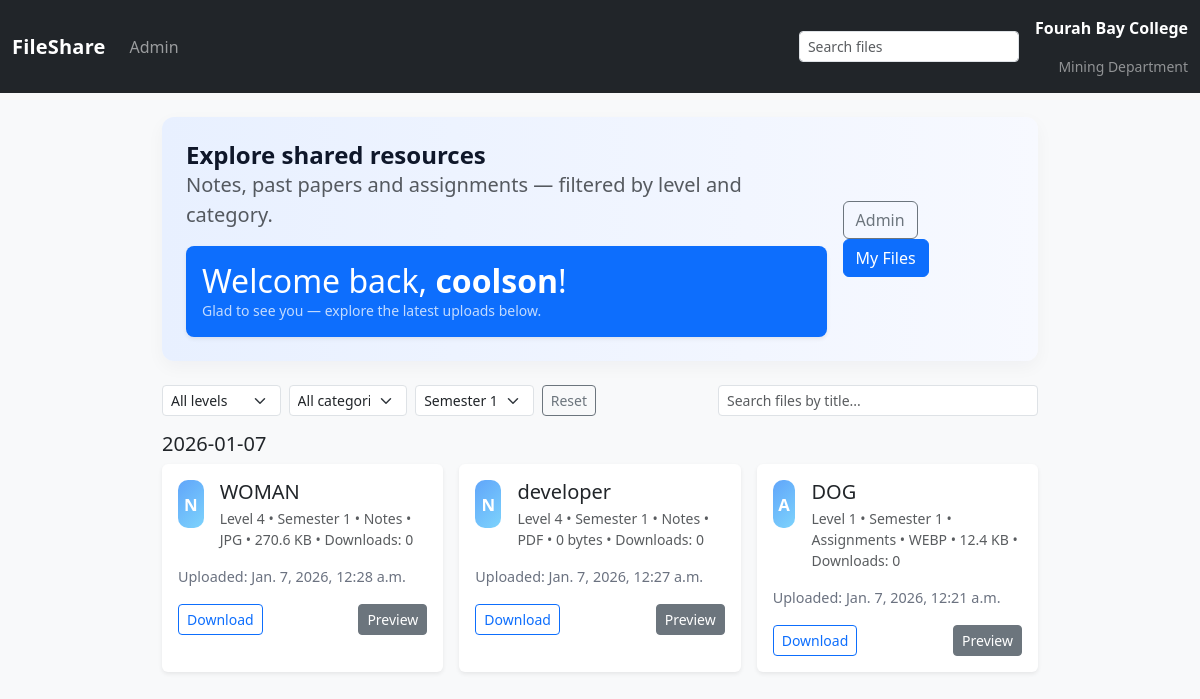
The app's page /semester/1/ (signed in) with its own data.
### files/models.py (models this page shows, shortened)
class FileUpload(models.Model):
    title = models.CharField(max_length=255)
    level = models.PositiveSmallIntegerField(choices=LEVEL_CHOICES, default=1)
    file = models.FileField(upload_to='uploads/')
    category = models.CharField(max_length=20, choices=CATEGORY_CHOICES, default='notes')
    uploaded_at = models.DateTimeField(auto_now_add=True)
    semester = models.PositiveSmallIntegerField(choices=SEMESTER_CHOICES, default=1)
    uploaded_by = models.ForeignKey(User, null=True, blank=True, on_delete=models.SET_NULL)
    archived = models.BooleanField(default=False)
    download_count = models.PositiveIntegerField(default=0)
    @property
    def file_type(self):
        try:
            return os.path.splitext(self.file.name)[1].lstrip('.').lower()
        except Exception:
            return ''
    @property
    def file_size(self):
        try:
            return self.file.size or 0
        except Exception:
            return 0
    @property
    def file_size_display(self):
        size = self.file_size
        for unit in ['bytes', 'KB', 'MB', 'GB']:
            if size < 1024 or unit == 'GB':
                if unit == 'bytes':
                    return f"{size} {unit}"
                return f"{size:.1f} {unit}"
            size = size / 1024.0
        return f"{self.file_size} bytes"

### files/views.py (the view, shortened to what this page needs)
# urls.py: path('semester/<int:semester>/', views.index, name='semester'),
def index(request, level=None, category=None, semester=None):
    files_qs = FileUpload.objects.filter(archived=False).order_by('-uploaded_at')
    levels = [1, 2, 3, 4, 5]
    current_level = None
    categories = [{'key': k, 'label': v} for k, v in CATEGORY_CHOICES]
    current_category = None
    semesters = [{'key': k, 'label': v} for k, v in SEMESTER_CHOICES]
    current_semester = None
    if category:
        valid_keys = [k for k, _ in CATEGORY_CHOICES]
        if category in valid_keys:
            files_qs = files_qs.filter(category=category)
            current_category = category
    if semester:
        try:
            sem_int = int(semester)
            valid_semesters = [k for k, _ in SEMESTER_CHOICES]
            if sem_int in valid_semesters:
                files_qs = files_qs.filter(semester=sem_int)
                current_semester = sem_int
        except (TypeError, ValueError):
            current_semester = None
    groups = OrderedDict()
    for f in files_qs:
        try:
            d = timezone.localtime(f.uploaded_at).date()
        except Exception:
            d = f.uploaded_at.date()
        key = d.strftime('%Y-%m-%d')
        groups.setdefault(key, []).append(f)
    db_path = settings.DATABASES.get('default', {}).get('NAME', '')
    if isinstance(db_path, str) and 'onedrive' in db_path.lower():
        messages.warning(request, 'Warning: project appears inside OneDrive. Database file may be overwritten by sync; consider moving the project or the DB to a stable location.')
    return render(request, 'files/index.html', {
        'files_groups': groups,
        'levels': levels,
        'current_level': current_level,
        'semesters': semesters,
        'current_semester': current_semester,
        'categories': categories,
        'current_category': current_category,
    })

### templates/files/index.html (shortened to what this page needs)
<!doctype html>
<html lang="en">
<head>
    <link href="https://cdn.jsdelivr.net/npm/bootstrap@5.3.0/dist/css/bootstrap.min.css" rel="stylesheet">
    <link rel="stylesheet" href="/static/files/style.css">
</head>
<body>
<nav class="navbar navbar-expand-lg navbar-dark bg-dark">
  <div class="container-fluid">
    <a class="navbar-brand" href="#">FileShare</a>
    <div class="collapse navbar-collapse" id="navbarSupportedContent">
      <ul class="navbar-nav me-auto mb-2 mb-lg-0">
        <li class="nav-item">
          <a class="nav-link" href="/admin/">Admin</a>
        </li>
      </ul>
      <form class="d-flex ms-auto d-none d-lg-flex" role="search">
        <input id="searchTop" class="form-control form-control-sm" type="search" placeholder="Search files" aria-label="Search">
      </form>
      <div class="d-none d-lg-flex flex-column ms-3 text-end">
        <div class="navbar-text text-white fw-semibold">Fourah Bay College</div>
        <div class="navbar-text text-white-50 small">Mining Department</div>
      </div>
    </div>
  </div>
</nav>
<main class="container py-4">
    <section class="hero py-4 mb-4">
      <div class="d-flex justify-content-between align-items-center">
        <div>
          <h1 class="hero-title">Explore shared resources</h1>
          <p class="lead text-muted">Notes, past papers and assignments — filtered by level and category.</p>
          {% if user.is_authenticated %}
            <div class="mt-3">
              <div class="p-3 bg-primary text-white rounded-3 shadow-sm">
                <h2 class="mb-0">Welcome back, <span class="fw-bold">{{ user.username }}</span>!</h2>
                <div class="small opacity-75">Glad to see you — explore the latest uploads below.</div>
              </div>
            </div>
          {% endif %}
        </div>
        <div class="ms-3 d-none d-md-block">
          <a class="btn btn-outline-secondary me-2" href="/admin/">Admin</a>
          <a class="btn btn-primary" href="{% url 'files:home' %}">My Files</a>
        </div>
      </div>
    </section>
    <div class="mb-3 controls">
      <div class="row g-2 align-items-center">
        <div class="col-md-6 d-flex align-items-center gap-2">
          <select id="levelFilter" class="form-select form-select-sm" style="max-width:140px;">
            <option value="">All levels</option>
          </select>
          <select id="categoryFilter" class="form-select form-select-sm" style="max-width:180px;">
            <option value="">All categories</option>
          </select>
          <select id="semesterFilter" class="form-select form-select-sm" style="max-width:160px;">
            {% for sem in semesters %}
              <option value="{{ sem.key }}" {% if current_semester == sem.key %}selected{% endif %}>{{ sem.label }}</option>
            {% endfor %}
          </select>
          <button id="resetFilters" class="btn btn-sm btn-outline-secondary">Reset</button>
        </div>
        <div class="col-md-6 text-md-end">
          <input id="searchBox" class="form-control form-control-sm d-inline-block search-input" placeholder="Search files by title..." />
        </div>
      </div>
    </div>
    {% if files_groups %}
      <div id="filesGrid">
        {% for date_key, group in files_groups.items %}
          <div class="mb-4">
            <h5 class="mb-2">{{ date_key }}</h5>
            <div class="row row-cols-1 row-cols-md-2 row-cols-lg-3 g-3">
              {% for f in group %}
                <div class="col file-card" data-title="{{ f.title|lower }}" data-level="{{ f.level }}" data-category="{{ f.category }}" data-semester="{{ f.semester }}">
                  <div class="card h-100 shadow-sm">
                    <div class="card-body d-flex flex-column">
                      <div class="d-flex align-items-start gap-3">
                        <div class="icon-box">{{ f.category|slice:":1"|upper }}</div>
                        <div class="flex-grow-1">
                          <h5 class="card-title mb-1">{{ f.title }}</h5>
                          <div class="meta text-muted small">Level {{ f.level }} • Semester {{ f.semester }} • {{ f.category|title }} • {{ f.file_type|upper }} • {{ f.file_size_display }} • Downloads: {{ f.download_count }}</div>
                        </div>
                      </div>
                      <p class="mt-3 mb-0 text-truncate">Uploaded: {{ f.uploaded_at }}</p>
                      <div class="mt-3 d-flex justify-content-between align-items-center">
                        <a class="btn btn-sm btn-outline-primary" href="{% url 'files:download' f.pk %}">Download</a>
                        <button type="button" class="btn btn-sm btn-secondary preview-btn" data-preview-url="{% url 'files:preview_page' f.pk %}" data-preview-page-url="{% url 'files:preview_page' f.pk %}" data-title="{{ f.title|escape }}">Preview</button>
                      </div>
                    </div>
                  </div>
                </div>
              {% endfor %}
            </div>
          </div>
        {% endfor %}
      </div>
    {% else %}
    <div class="empty-state text-center py-5">
      <h4>No files yet</h4>
      <p class="text-muted">Uploads will appear here when an admin adds them.</p>
    </div>
    {% endif %}
</main>
</body>
</html>

### static/files/style.css (style rules this page uses)
body { background-color: #f8f9fa; margin: 0; padding: 0; }
.container { max-width: 900px; }
.hero { background: linear-gradient(90deg,#e8f0ff 0%,#f7f9ff 100%); padding: 24px; border-radius: 12px; box-shadow: 0 6px 18px rgba(15,23,42,0.04); }
.hero-title { margin: 0; font-weight: 700; font-size: 1.5rem; color: #0f172a; }
.controls .search-input { max-width: 320px; display: inline-block; }
.card { border: 0; overflow: hidden; transition: transform .18s ease, box-shadow .18s ease; }
.icon-box { width:48px; height:48px; border-radius:10px; background:linear-gradient(135deg,#60a5fa,#7dd3fc); display:flex; align-items:center; justify-content:center; color:white; font-weight:700; font-size:1.05rem; }
.file-card { cursor: default; }
.meta { color: #6b7280; }
.text-truncate { color: #6b7280; font-size: .9rem; }
.navbar-brand { font-weight: 700; letter-spacing: .2px; }
.navbar .nav-link { padding-left: .6rem; padding-right: .6rem; }

### records on screen
FileUpload: uploaded_at "2026-01-07", category "N", title "WOMAN", level "4", semester "1", category "Notes", file_type "JPG", file_size_display "270.6 KB", download_count "0", uploaded_at "Jan. 7, 2026, 12:28 a.m."
FileUpload: category "N", title "developer", level "4", semester "1", category "Notes", file_type "PDF", file_size_display "0 bytes", download_count "0", uploaded_at "Jan. 7, 2026, 12:27 a.m."
FileUpload: category "A", title "DOG", level "1", semester "1", category "Assignments", file_type "WEBP", file_size_display "12.4 KB", download_count "0", uploaded_at "Jan. 7, 2026, 12:21 a.m."

### other values on screen
{{ user.username }} "coolson"
form field value "Semester 1"
